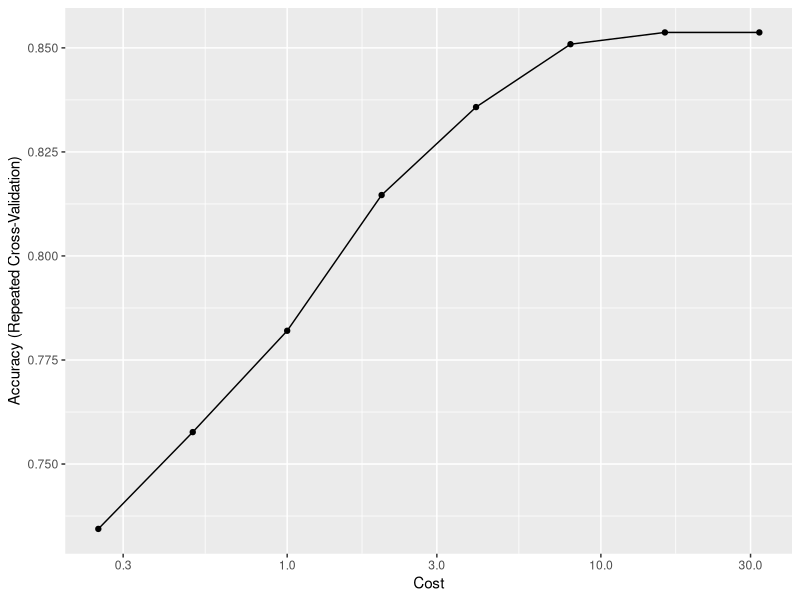

Recreate this plot in R.
# 13 Using Your Own Model in train ----------------------------------------

# 13.1 Introduction
library(caret)
ldaModelInfo <- getModelInfo(model = "lda", regex = FALSE)[[1]]
## Model components
names(ldaModelInfo)

# 13.2 Illustrative Example 1: SVMs with Laplacian Kernels

# 13.3 Model Components
lpSVM <- list(type = "Classification",
              library = "kernlab",
              loop = NULL) 

# 13.3.1 The parameters Element
prm <- data.frame(parameter = c("C", "sigma"),
                  class = rep("numeric", 2),
                  label = c("Cost", "Sigma"))
lpSVM$parameters <- prm

# 13.3.2 The grid Element
svmGrid <- function(x, y, len = NULL, search = "grid") {
  library(kernlab)
  ## This produces low, middle and high values for sigma 
  ## (i.e. a vector with 3 elements). 
  sigmas <- kernlab::sigest(as.matrix(x), na.action = na.omit, scaled = TRUE)  
  ## To use grid search:
  if(search == "grid") {
    out <- expand.grid(sigma = mean(as.vector(sigmas[-2])),
                       C = 2 ^((1:len) - 3))
  } else {
    ## For random search, define ranges for the parameters then
    ## generate random values for them
    rng <- extendrange(log(sigmas), f = .75)
    out <- data.frame(sigma = exp(runif(len, min = rng[1], max = rng[2])),
                      C = 2^runif(len, min = -5, max = 8))
  }
  out
}
lpSVM$grid <- svmGrid

# 13.3.3 The fit Element
svmFit <- function(x, y, wts, param, lev, last, weights, classProbs, ...) { 
  kernlab::ksvm(
    x = as.matrix(x), y = y,
    kernel = "rbfdot",
    kpar = list(sigma = param$sigma),
    C = param$C,
    prob.model = classProbs,
    ...
  )
}

lpSVM$fit <- svmFit

# 13.3.4 The predict Element
svmPred <- function(modelFit, newdata, preProc = NULL, submodels = NULL)
  kernlab::predict(modelFit, newdata)
lpSVM$predict <- svmPred

# 13.3.5 The prob Element
svmProb <- function(modelFit, newdata, preProc = NULL, submodels = NULL)
  kernlab::predict(modelFit, newdata, type = "probabilities")
lpSVM$prob <- svmProb

# 13.4 The sort Element
svmSort <- function(x) x[order(x$C),]
lpSVM$sort <- svmSort

# 13.4.1 The levels Element
lpSVM$levels <- function(x) kernlab::lev(x)
function(x) levels(x@data@get("response")[,1])

# fit our model
library(mlbench)
data(Sonar)

library(caret)
set.seed(998)
inTraining <- createDataPartition(Sonar$Class, p = .75, list = FALSE)
training <- Sonar[ inTraining,]
testing  <- Sonar[-inTraining,]

fitControl <- trainControl(method = "repeatedcv",
                           ## 10-fold CV...
                           number = 10,
                           ## repeated ten times
                           repeats = 10)

set.seed(825)
Laplacian <- train(Class ~ ., data = training, 
                   method = lpSVM, 
                   preProc = c("center", "scale"),
                   tuneLength = 8,
                   trControl = fitControl)
Laplacian
ggplot(Laplacian) + scale_x_log10()
